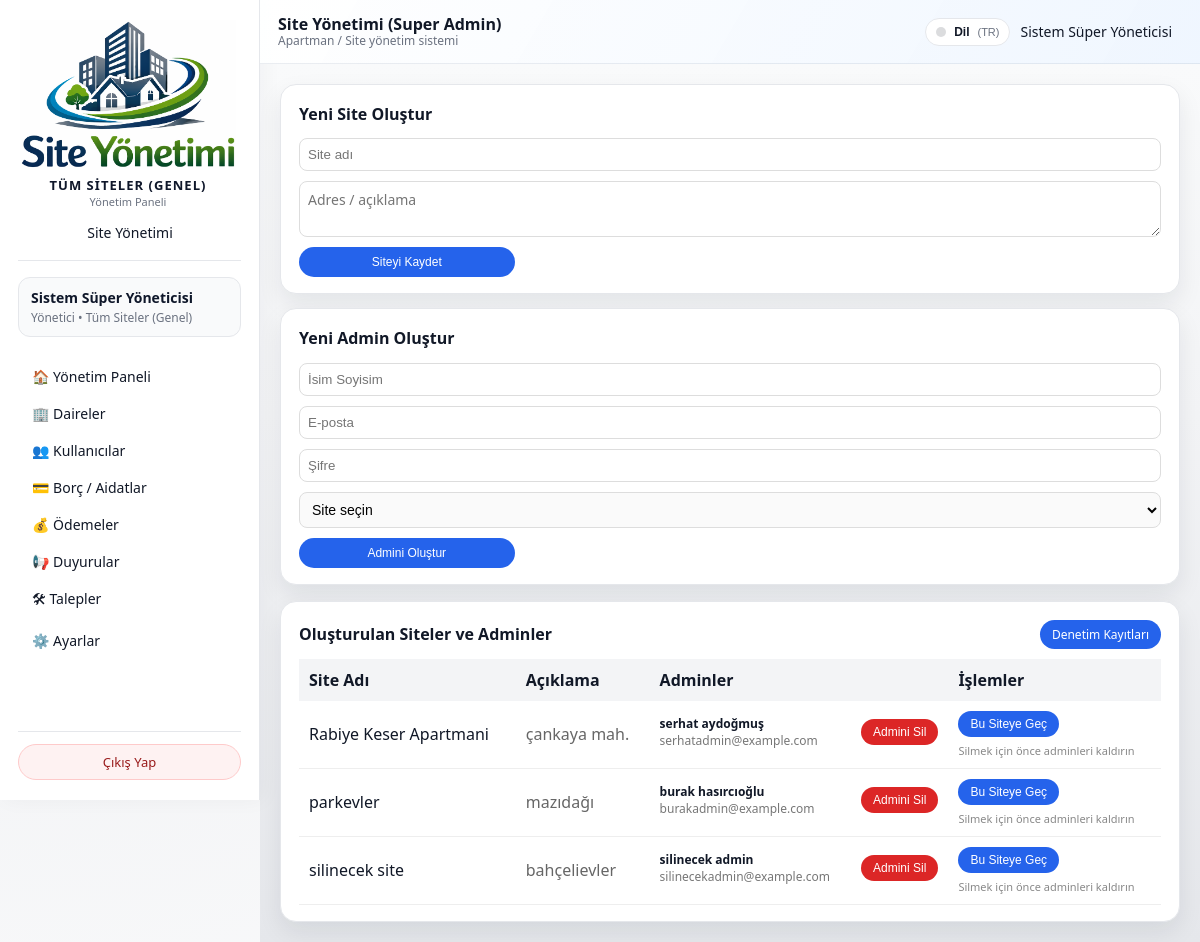
Page /admin/sites (signed in) on the earlier database version.
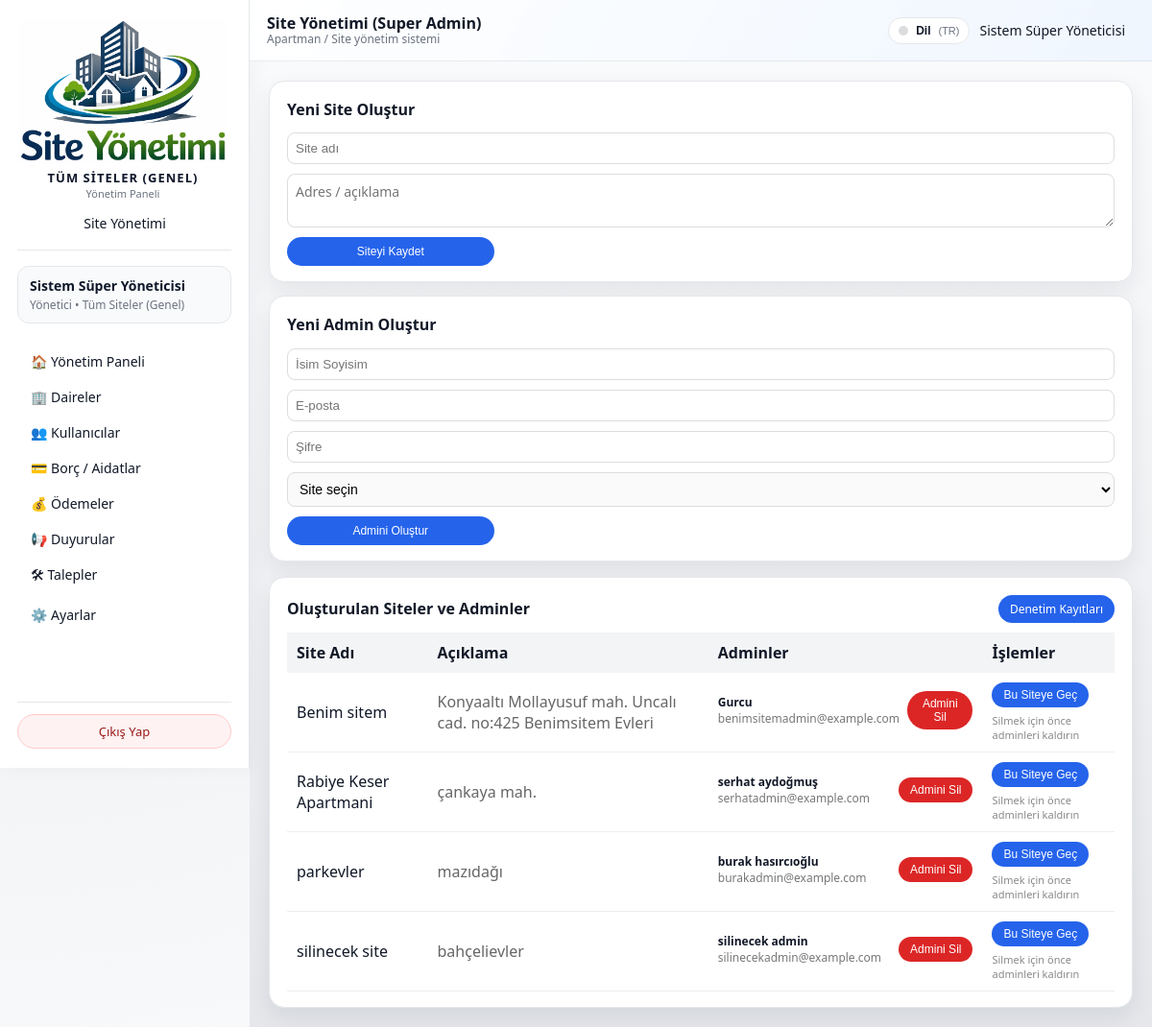
Same page on the later database version.
### models/site_model.py (models this page shows, shortened)
class Site(db.Model):
    __tablename__ = "sites"
    id = db.Column(db.Integer, primary_key=True)
    name = db.Column(db.String(150), nullable=False, unique=True)
    description = db.Column(db.String(255), nullable=True)
    db_path = db.Column(db.String(255), nullable=True)
    is_active = db.Column(db.Boolean, nullable=False, default=True)
    users = db.relationship("User", backref="site", lazy="dynamic")

### models/user_model.py (models this page shows, shortened)
class User(db.Model):
    __tablename__ = "users"
    id = db.Column(db.Integer, primary_key=True)
    name = db.Column(db.String(120), nullable=False)
    email = db.Column(db.String(120), unique=True, nullable=False, index=True)
    phone = db.Column(db.String(32), nullable=True)
    password_hash = db.Column(db.String(255), nullable=False)
    role = db.Column(db.String(20), nullable=False, default="resident")
    site_id = db.Column(db.Integer, db.ForeignKey("sites.id"), nullable=True)
    apartment_id = db.Column(
        db.Integer,
        db.ForeignKey("apartments.id"),
        nullable=True,
    )
    is_active = db.Column(db.Boolean, default=True, nullable=False)

### routes/admin_routes.py (the view, shortened to what this page needs)
@admin_bp.route("/sites", methods=["GET", "POST"])
@super_admin_required
def manage_sites():
    sites = []
    site_admins_map = defaultdict(list)
    try:
        sites = Site.query.order_by(Site.name.asc()).all()
        if sites:
            admins = (
                User.query.filter_by(role="admin")
                .order_by(User.name.asc())
                .all()
            )
            for admin in admins:
                if admin.site_id:
                    site_admins_map[admin.site_id].append(admin)
    except SQLAlchemyError as exc:
        current_app.logger.exception("Site listesi alınamadı: %s", exc)
        flash("Site listesi alınırken bir hata oluştu.", "error")
    return render_template(
        "admin/sites.html",
        sites=sites,
        site_admins_map=site_admins_map,
    )

### routes/admin_routes.py (called while the page is built)
def super_admin_required(view_func):
    @wraps(view_func)
    def wrapped_view(*args, **kwargs):
        user_id = session.get("user_id")
        role = session.get("user_role")
        if not user_id:
            flash("Devam etmek için lütfen giriş yapın.", "info")
            return redirect(url_for("auth.login"))
        if role != "super_admin":
            flash("Bu alana sadece süper yönetici erişebilir.", "error")
            return redirect(url_for("index"))
        return view_func(*args, **kwargs)
    return wrapped_view

@admin_bp.app_context_processor
def inject_site_name():
    name = session.get("site_name")
    if not name:
        name = get_site_display_name()  # DB'den oku (SystemSetting)
        session["site_name"] = name
    return {"current_site_name": name}

@admin_bp.app_context_processor
def inject_site_name():
    name = session.get("site_name")
    if not name:
        name = get_site_display_name()  # DB'den oku (SystemSetting)
        session["site_name"] = name
    return {"current_site_name": name}

### templates/admin/sites.html (shortened to what the changed rows need)
{% extends "base.html" %}
{% set LANG = session.get('lang','tr') %}
{% macro tp(k) -%}
  {{ I18N_PAGE.get(LANG, I18N_PAGE['tr']).get(k, I18N_PAGE['tr'].get(k, k)) }}
{%- endmacro %}
{% block content %}
<div class="dashboard-grid">
  <section>
    <div class="card" style="margin-bottom:14px;">
      <h2 style="font-size:16px;">{{ tp('new_site_title') }}</h2>
    </div>
    <div class="card">
      <h2 style="font-size:16px;">{{ tp('new_admin_title') }}</h2>
    </div>
  </section>
  <section>
    <div class="card">
      <div class="card-head-row">
        <h2 style="font-size:16px;">{{ tp('table_title') }}</h2>
      </div>
      <div class="table-wrap" style="margin-top:10px;">
        <table class="sites-table" style="width:100%; border-collapse:collapse;">
          <thead>
            <tr style="background:#f3f4f6;">
              <th style="padding:10px;">{{ tp('col_site_name') }}</th>
              <th style="padding:10px;">{{ tp('col_desc') }}</th>
              <th style="padding:10px;">{{ tp('col_admins') }}</th>
              <th style="padding:10px;">{{ tp('col_actions') }}</th>
            </tr>
          </thead>
          <tbody>
          {% for site in sites %}
            <tr style="border-bottom:1px solid #eee;">
              <td style="padding:10px;">{{ site.name }}</td>
              <td style="padding:10px; color:#666;">
                {{ site.description or tp('dash') }}
              </td>
              <td style="padding:10px;">
                {% set admins = site_admins_map.get(site.id) %}
                {% if admins %}
                  {% for admin in admins %}
                    <div class="admin-item">
                      <div class="admin-info">
                        <strong>{{ admin.name }}</strong>
                        <span style="color:#777;">{{ admin.email }}</span>
                      </div>
                      <form method="post"
                            action="{{ url_for('admin.delete_site_admin', admin_id=admin.id) }}">
                        <button class="action-btn btn-red">
                          {{ tp('btn_delete_admin') }}
                        </button>
                      </form>
                    </div>
                  {% endfor %}
                {% else %}
                  <span style="color:#aaa;">{{ tp('admin_not_assigned') }}</span>
                {% endif %}
              </td>
              <td style="padding:10px;">
                <div class="actions-box">
                  <form method="get"
                        action="{{ url_for('admin.switch_active_site', site_id=site.id) }}">
                    <button class="action-btn btn-blue">
                      {{ tp('btn_switch_site') }}
                    </button>
                  </form>
                  {% if not admins %}
                    <form method="post"
                          action="{{ url_for('admin.delete_site', site_id=site.id) }}">
                      <button class="action-btn btn-red">
                        {{ tp('btn_delete_site') }}
                      </button>
                    </form>
                  {% else %}
                    <span style="font-size:11px; color:#888;">
                      {{ tp('delete_rule') }}
                    </span>
                  {% endif %}
                </div>
              </td>
            </tr>
          {% endfor %}
          </tbody>
        </table>
      </div>
    </div>
  </section>
</div>
{% endblock %}

Differences in the rows shown:
added Site: name "Benim sitem", description "Konyaaltı Mollayusuf mah. Uncalı cad. no:425 Benimsitem Evleri", get "Bu Siteye Geç Silmek için önce adminleri kaldırın"
added User: name "Gurcu", email "benimsitemadmin@example.com", get "Admini Sil", shown under "Benim sitem"
